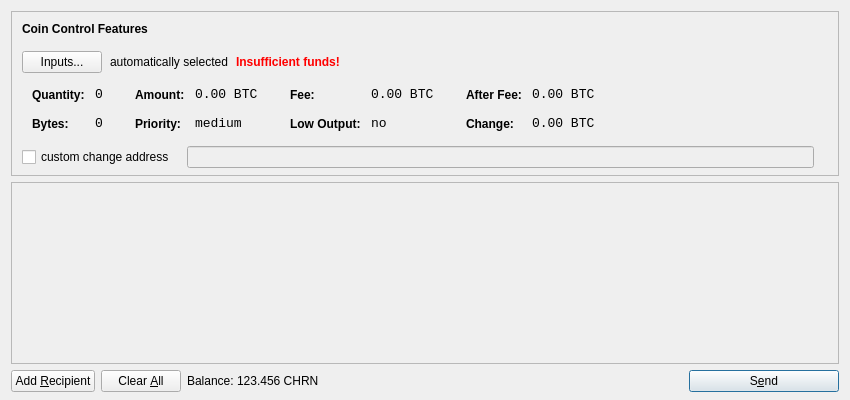
<?xml version="1.0" encoding="UTF-8"?>
<ui version="4.0">
 <class>SendCoinsDialog</class>
 <widget class="QDialog" name="SendCoinsDialog">
  <property name="geometry">
   <rect>
    <x>0</x>
    <y>0</y>
    <width>850</width>
    <height>400</height>
   </rect>
  </property>
  <property name="windowTitle">
   <string>Send Coins</string>
  </property>
  <layout class="QVBoxLayout" name="verticalLayout" stretch="0,1,0">
   <property name="bottomMargin">
    <number>8</number>
   </property>
   <item>
    <widget class="QFrame" name="frameCoinControl">
     <property name="sizePolicy">
      <sizepolicy hsizetype="Expanding" vsizetype="Expanding">
       <horstretch>0</horstretch>
       <verstretch>0</verstretch>
      </sizepolicy>
     </property>
     <property name="maximumSize">
      <size>
       <width>16777215</width>
       <height>16777215</height>
      </size>
     </property>
     <property name="frameShape">
      <enum>QFrame::StyledPanel</enum>
     </property>
     <property name="frameShadow">
      <enum>QFrame::Sunken</enum>
     </property>
     <layout class="QVBoxLayout" name="verticalLayoutCoinControl2">
      <property name="spacing">
       <number>-1</number>
      </property>
      <property name="leftMargin">
       <number>0</number>
      </property>
      <property name="topMargin">
       <number>0</number>
      </property>
      <property name="rightMargin">
       <number>0</number>
      </property>
      <property name="bottomMargin">
       <number>6</number>
      </property>
      <item>
       <layout class="QVBoxLayout" name="verticalLayoutCoinControl" stretch="0,0,0,0,1">
        <property name="spacing">
         <number>0</number>
        </property>
        <property name="leftMargin">
         <number>10</number>
        </property>
        <property name="topMargin">
         <number>10</number>
        </property>
        <item>
         <layout class="QHBoxLayout" name="horizontalLayoutCoinControl1">
          <property name="bottomMargin">
           <number>15</number>
          </property>
          <item>
           <widget class="QLabel" name="labelCoinControlFeatures">
            <property name="sizePolicy">
             <sizepolicy hsizetype="Preferred" vsizetype="Maximum">
              <horstretch>0</horstretch>
              <verstretch>0</verstretch>
             </sizepolicy>
            </property>
            <property name="font">
             <font>
              <weight>75</weight>
              <bold>true</bold>
             </font>
            </property>
            <property name="styleSheet">
             <string notr="true">font-weight:bold;</string>
            </property>
            <property name="text">
             <string>Coin Control Features</string>
            </property>
           </widget>
          </item>
         </layout>
        </item>
        <item>
         <layout class="QHBoxLayout" name="horizontalLayoutCoinControl2" stretch="0,0,0,0">
          <property name="spacing">
           <number>8</number>
          </property>
          <property name="bottomMargin">
           <number>10</number>
          </property>
          <item>
           <widget class="QPushButton" name="pushButtonCoinControl">
            <property name="styleSheet">
             <string notr="true"/>
            </property>
            <property name="text">
             <string>Inputs...</string>
            </property>
           </widget>
          </item>
          <item>
           <widget class="QLabel" name="labelCoinControlAutomaticallySelected">
            <property name="text">
             <string>automatically selected</string>
            </property>
            <property name="margin">
             <number>5</number>
            </property>
           </widget>
          </item>
          <item>
           <widget class="QLabel" name="labelCoinControlInsuffFunds">
            <property name="font">
             <font>
              <weight>75</weight>
              <bold>true</bold>
             </font>
            </property>
            <property name="styleSheet">
             <string notr="true">color:red;font-weight:bold;</string>
            </property>
            <property name="text">
             <string>Insufficient funds!</string>
            </property>
            <property name="margin">
             <number>5</number>
            </property>
           </widget>
          </item>
          <item>
           <spacer name="horizontalSpacerCoinControl">
            <property name="orientation">
             <enum>Qt::Horizontal</enum>
            </property>
            <property name="sizeHint" stdset="0">
             <size>
              <width>40</width>
              <height>1</height>
             </size>
            </property>
           </spacer>
          </item>
         </layout>
        </item>
        <item>
         <widget class="QWidget" name="widgetCoinControl" native="true">
          <property name="sizePolicy">
           <sizepolicy hsizetype="Preferred" vsizetype="Preferred">
            <horstretch>0</horstretch>
            <verstretch>0</verstretch>
           </sizepolicy>
          </property>
          <property name="minimumSize">
           <size>
            <width>0</width>
            <height>0</height>
           </size>
          </property>
          <property name="styleSheet">
           <string notr="true"/>
          </property>
          <layout class="QHBoxLayout" name="horizontalLayoutCoinControl5">
           <property name="margin">
            <number>0</number>
           </property>
           <item>
            <layout class="QHBoxLayout" name="horizontalLayoutCoinControl3" stretch="0,0,0,1">
             <property name="spacing">
              <number>20</number>
             </property>
             <property name="topMargin">
              <number>0</number>
             </property>
             <property name="bottomMargin">
              <number>10</number>
             </property>
             <item>
              <layout class="QFormLayout" name="formLayoutCoinControl1">
               <property name="horizontalSpacing">
                <number>10</number>
               </property>
               <property name="verticalSpacing">
                <number>14</number>
               </property>
               <property name="leftMargin">
                <number>10</number>
               </property>
               <property name="topMargin">
                <number>4</number>
               </property>
               <property name="rightMargin">
                <number>6</number>
               </property>
               <item row="0" column="0">
                <widget class="QLabel" name="labelCoinControlQuantityText">
                 <property name="styleSheet">
                  <string notr="true">font-weight:bold;</string>
                 </property>
                 <property name="text">
                  <string>Quantity:</string>
                 </property>
                 <property name="margin">
                  <number>0</number>
                 </property>
                </widget>
               </item>
               <item row="0" column="1">
                <widget class="QLabel" name="labelCoinControlQuantity">
                 <property name="font">
                  <font>
                   <family>Monospace</family>
                   <pointsize>10</pointsize>
                  </font>
                 </property>
                 <property name="cursor">
                  <cursorShape>IBeamCursor</cursorShape>
                 </property>
                 <property name="contextMenuPolicy">
                  <enum>Qt::ActionsContextMenu</enum>
                 </property>
                 <property name="text">
                  <string notr="true">0</string>
                 </property>
                 <property name="margin">
                  <number>0</number>
                 </property>
                 <property name="textInteractionFlags">
                  <set>Qt::LinksAccessibleByMouse|Qt::TextSelectableByKeyboard|Qt::TextSelectableByMouse</set>
                 </property>
                </widget>
               </item>
               <item row="1" column="0">
                <widget class="QLabel" name="labelCoinControlBytesText">
                 <property name="styleSheet">
                  <string notr="true">font-weight:bold;</string>
                 </property>
                 <property name="text">
                  <string>Bytes:</string>
                 </property>
                </widget>
               </item>
               <item row="1" column="1">
                <widget class="QLabel" name="labelCoinControlBytes">
                 <property name="font">
                  <font>
                   <family>Monospace</family>
                   <pointsize>10</pointsize>
                  </font>
                 </property>
                 <property name="cursor">
                  <cursorShape>IBeamCursor</cursorShape>
                 </property>
                 <property name="contextMenuPolicy">
                  <enum>Qt::ActionsContextMenu</enum>
                 </property>
                 <property name="text">
                  <string notr="true">0</string>
                 </property>
                 <property name="textInteractionFlags">
                  <set>Qt::LinksAccessibleByMouse|Qt::TextSelectableByKeyboard|Qt::TextSelectableByMouse</set>
                 </property>
                </widget>
               </item>
              </layout>
             </item>
             <item>
              <layout class="QFormLayout" name="formLayoutCoinControl2">
               <property name="horizontalSpacing">
                <number>10</number>
               </property>
               <property name="verticalSpacing">
                <number>14</number>
               </property>
               <property name="leftMargin">
                <number>6</number>
               </property>
               <property name="topMargin">
                <number>4</number>
               </property>
               <property name="rightMargin">
                <number>6</number>
               </property>
               <item row="0" column="0">
                <widget class="QLabel" name="labelCoinControlAmountText">
                 <property name="styleSheet">
                  <string notr="true">font-weight:bold;</string>
                 </property>
                 <property name="text">
                  <string>Amount:</string>
                 </property>
                 <property name="margin">
                  <number>0</number>
                 </property>
                </widget>
               </item>
               <item row="0" column="1">
                <widget class="QLabel" name="labelCoinControlAmount">
                 <property name="font">
                  <font>
                   <family>Monospace</family>
                   <pointsize>10</pointsize>
                  </font>
                 </property>
                 <property name="cursor">
                  <cursorShape>IBeamCursor</cursorShape>
                 </property>
                 <property name="contextMenuPolicy">
                  <enum>Qt::ActionsContextMenu</enum>
                 </property>
                 <property name="text">
                  <string notr="true">0.00 BTC</string>
                 </property>
                 <property name="textInteractionFlags">
                  <set>Qt::LinksAccessibleByMouse|Qt::TextSelectableByKeyboard|Qt::TextSelectableByMouse</set>
                 </property>
                </widget>
               </item>
               <item row="1" column="0">
                <widget class="QLabel" name="labelCoinControlPriorityText">
                 <property name="styleSheet">
                  <string notr="true">font-weight:bold;</string>
                 </property>
                 <property name="text">
                  <string>Priority:</string>
                 </property>
                </widget>
               </item>
               <item row="1" column="1">
                <widget class="QLabel" name="labelCoinControlPriority">
                 <property name="font">
                  <font>
                   <family>Monospace</family>
                   <pointsize>10</pointsize>
                  </font>
                 </property>
                 <property name="cursor">
                  <cursorShape>IBeamCursor</cursorShape>
                 </property>
                 <property name="contextMenuPolicy">
                  <enum>Qt::ActionsContextMenu</enum>
                 </property>
                 <property name="text">
                  <string>medium</string>
                 </property>
                 <property name="textInteractionFlags">
                  <set>Qt::LinksAccessibleByMouse|Qt::TextSelectableByKeyboard|Qt::TextSelectableByMouse</set>
                 </property>
                </widget>
               </item>
              </layout>
             </item>
             <item>
              <layout class="QFormLayout" name="formLayoutCoinControl3">
               <property name="horizontalSpacing">
                <number>10</number>
               </property>
               <property name="verticalSpacing">
                <number>14</number>
               </property>
               <property name="leftMargin">
                <number>6</number>
               </property>
               <property name="topMargin">
                <number>4</number>
               </property>
               <property name="rightMargin">
                <number>6</number>
               </property>
               <item row="0" column="0">
                <widget class="QLabel" name="labelCoinControlFeeText">
                 <property name="styleSheet">
                  <string notr="true">font-weight:bold;</string>
                 </property>
                 <property name="text">
                  <string>Fee:</string>
                 </property>
                 <property name="margin">
                  <number>0</number>
                 </property>
                </widget>
               </item>
               <item row="0" column="1">
                <widget class="QLabel" name="labelCoinControlFee">
                 <property name="font">
                  <font>
                   <family>Monospace</family>
                   <pointsize>10</pointsize>
                  </font>
                 </property>
                 <property name="cursor">
                  <cursorShape>IBeamCursor</cursorShape>
                 </property>
                 <property name="contextMenuPolicy">
                  <enum>Qt::ActionsContextMenu</enum>
                 </property>
                 <property name="text">
                  <string notr="true">0.00 BTC</string>
                 </property>
                 <property name="textInteractionFlags">
                  <set>Qt::LinksAccessibleByMouse|Qt::TextSelectableByKeyboard|Qt::TextSelectableByMouse</set>
                 </property>
                </widget>
               </item>
               <item row="1" column="0">
                <widget class="QLabel" name="labelCoinControlLowOutputText">
                 <property name="styleSheet">
                  <string notr="true">font-weight:bold;</string>
                 </property>
                 <property name="text">
                  <string>Low Output:</string>
                 </property>
                </widget>
               </item>
               <item row="1" column="1">
                <widget class="QLabel" name="labelCoinControlLowOutput">
                 <property name="font">
                  <font>
                   <family>Monospace</family>
                   <pointsize>10</pointsize>
                  </font>
                 </property>
                 <property name="cursor">
                  <cursorShape>IBeamCursor</cursorShape>
                 </property>
                 <property name="contextMenuPolicy">
                  <enum>Qt::ActionsContextMenu</enum>
                 </property>
                 <property name="text">
                  <string>no</string>
                 </property>
                 <property name="textInteractionFlags">
                  <set>Qt::LinksAccessibleByMouse|Qt::TextSelectableByKeyboard|Qt::TextSelectableByMouse</set>
                 </property>
                </widget>
               </item>
              </layout>
             </item>
             <item>
              <layout class="QFormLayout" name="formLayoutCoinControl4">
               <property name="horizontalSpacing">
                <number>10</number>
               </property>
               <property name="verticalSpacing">
                <number>14</number>
               </property>
               <property name="leftMargin">
                <number>6</number>
               </property>
               <property name="topMargin">
                <number>4</number>
               </property>
               <property name="rightMargin">
                <number>6</number>
               </property>
               <item row="0" column="0">
                <widget class="QLabel" name="labelCoinControlAfterFeeText">
                 <property name="styleSheet">
                  <string notr="true">font-weight:bold;</string>
                 </property>
                 <property name="text">
                  <string>After Fee:</string>
                 </property>
                 <property name="margin">
                  <number>0</number>
                 </property>
                </widget>
               </item>
               <item row="0" column="1">
                <widget class="QLabel" name="labelCoinControlAfterFee">
                 <property name="font">
                  <font>
                   <family>Monospace</family>
                   <pointsize>10</pointsize>
                  </font>
                 </property>
                 <property name="cursor">
                  <cursorShape>IBeamCursor</cursorShape>
                 </property>
                 <property name="contextMenuPolicy">
                  <enum>Qt::ActionsContextMenu</enum>
                 </property>
                 <property name="text">
                  <string notr="true">0.00 BTC</string>
                 </property>
                 <property name="textInteractionFlags">
                  <set>Qt::LinksAccessibleByMouse|Qt::TextSelectableByKeyboard|Qt::TextSelectableByMouse</set>
                 </property>
                </widget>
               </item>
               <item row="1" column="0">
                <widget class="QLabel" name="labelCoinControlChangeText">
                 <property name="styleSheet">
                  <string notr="true">font-weight:bold;</string>
                 </property>
                 <property name="text">
                  <string>Change:</string>
                 </property>
                </widget>
               </item>
               <item row="1" column="1">
                <widget class="QLabel" name="labelCoinControlChange">
                 <property name="font">
                  <font>
                   <family>Monospace</family>
                   <pointsize>10</pointsize>
                  </font>
                 </property>
                 <property name="cursor">
                  <cursorShape>IBeamCursor</cursorShape>
                 </property>
                 <property name="contextMenuPolicy">
                  <enum>Qt::ActionsContextMenu</enum>
                 </property>
                 <property name="text">
                  <string notr="true">0.00 BTC</string>
                 </property>
                 <property name="textInteractionFlags">
                  <set>Qt::LinksAccessibleByMouse|Qt::TextSelectableByKeyboard|Qt::TextSelectableByMouse</set>
                 </property>
                </widget>
               </item>
              </layout>
             </item>
            </layout>
           </item>
          </layout>
         </widget>
        </item>
        <item>
         <layout class="QHBoxLayout" name="horizontalLayoutCoinControl4" stretch="0,0,0">
          <property name="spacing">
           <number>12</number>
          </property>
          <property name="sizeConstraint">
           <enum>QLayout::SetDefaultConstraint</enum>
          </property>
          <property name="topMargin">
           <number>5</number>
          </property>
          <property name="rightMargin">
           <number>5</number>
          </property>
          <item>
           <widget class="QCheckBox" name="checkBoxCoinControlChange">
            <property name="text">
             <string>custom change address</string>
            </property>
           </widget>
          </item>
          <item>
           <widget class="QLineEdit" name="lineEditCoinControlChange">
            <property name="enabled">
             <bool>false</bool>
            </property>
            <property name="sizePolicy">
             <sizepolicy hsizetype="Expanding" vsizetype="Fixed">
              <horstretch>0</horstretch>
              <verstretch>0</verstretch>
             </sizepolicy>
            </property>
           </widget>
          </item>
          <item>
           <widget class="QLabel" name="labelCoinControlChangeLabel">
            <property name="sizePolicy">
             <sizepolicy hsizetype="Preferred" vsizetype="Expanding">
              <horstretch>0</horstretch>
              <verstretch>0</verstretch>
             </sizepolicy>
            </property>
            <property name="minimumSize">
             <size>
              <width>0</width>
              <height>0</height>
             </size>
            </property>
            <property name="text">
             <string/>
            </property>
            <property name="margin">
             <number>3</number>
            </property>
           </widget>
          </item>
         </layout>
        </item>
        <item>
         <spacer name="verticalSpacerCoinControl">
          <property name="orientation">
           <enum>Qt::Vertical</enum>
          </property>
          <property name="sizeHint" stdset="0">
           <size>
            <width>800</width>
            <height>1</height>
           </size>
          </property>
         </spacer>
        </item>
       </layout>
      </item>
     </layout>
    </widget>
   </item>
   <item>
    <widget class="QScrollArea" name="scrollArea">
     <property name="widgetResizable">
      <bool>true</bool>
     </property>
     <widget class="QWidget" name="scrollAreaWidgetContents">
      <property name="geometry">
       <rect>
        <x>0</x>
        <y>0</y>
        <width>830</width>
        <height>165</height>
       </rect>
      </property>
      <layout class="QVBoxLayout" name="verticalLayout_2">
       <property name="margin">
        <number>0</number>
       </property>
       <item>
        <layout class="QVBoxLayout" name="entries">
         <property name="spacing">
          <number>6</number>
         </property>
        </layout>
       </item>
       <item>
        <spacer name="verticalSpacer">
         <property name="orientation">
          <enum>Qt::Vertical</enum>
         </property>
         <property name="sizeHint" stdset="0">
          <size>
           <width>20</width>
           <height>40</height>
          </size>
         </property>
        </spacer>
       </item>
      </layout>
     </widget>
    </widget>
   </item>
   <item>
    <layout class="QHBoxLayout" name="horizontalLayout">
     <item>
      <widget class="QPushButton" name="addButton">
       <property name="toolTip">
        <string>Send to multiple recipients at once</string>
       </property>
       <property name="text">
        <string>Add &amp;Recipient</string>
       </property>
       <property name="icon">
        <iconset resource="../bitcoin.qrc">
         <normaloff>:/icons/add</normaloff>:/icons/add</iconset>
       </property>
       <property name="autoDefault">
        <bool>false</bool>
       </property>
      </widget>
     </item>
     <item>
      <widget class="QPushButton" name="clearButton">
       <property name="sizePolicy">
        <sizepolicy hsizetype="Minimum" vsizetype="Fixed">
         <horstretch>0</horstretch>
         <verstretch>0</verstretch>
        </sizepolicy>
       </property>
       <property name="toolTip">
        <string>Remove all transaction fields</string>
       </property>
       <property name="text">
        <string>Clear &amp;All</string>
       </property>
       <property name="icon">
        <iconset resource="../bitcoin.qrc">
         <normaloff>:/icons/remove</normaloff>:/icons/remove</iconset>
       </property>
       <property name="autoRepeatDelay">
        <number>300</number>
       </property>
       <property name="autoDefault">
        <bool>false</bool>
       </property>
      </widget>
     </item>
     <item>
      <layout class="QHBoxLayout" name="horizontalLayout_2">
       <property name="spacing">
        <number>3</number>
       </property>
       <item>
        <widget class="QLabel" name="label">
         <property name="text">
          <string>Balance:</string>
         </property>
        </widget>
       </item>
       <item>
        <widget class="QLabel" name="labelBalance">
         <property name="cursor">
          <cursorShape>IBeamCursor</cursorShape>
         </property>
         <property name="text">
          <string>123.456 CHRN</string>
         </property>
         <property name="textInteractionFlags">
          <set>Qt::LinksAccessibleByMouse|Qt::TextSelectableByKeyboard|Qt::TextSelectableByMouse</set>
         </property>
        </widget>
       </item>
      </layout>
     </item>
     <item>
      <spacer name="horizontalSpacer">
       <property name="orientation">
        <enum>Qt::Horizontal</enum>
       </property>
       <property name="sizeHint" stdset="0">
        <size>
         <width>40</width>
         <height>20</height>
        </size>
       </property>
      </spacer>
     </item>
     <item>
      <widget class="QPushButton" name="sendButton">
       <property name="minimumSize">
        <size>
         <width>150</width>
         <height>0</height>
        </size>
       </property>
       <property name="toolTip">
        <string>Confirm the send action</string>
       </property>
       <property name="text">
        <string>S&amp;end</string>
       </property>
       <property name="icon">
        <iconset resource="../bitcoin.qrc">
         <normaloff>:/icons/send</normaloff>:/icons/send</iconset>
       </property>
       <property name="default">
        <bool>true</bool>
       </property>
      </widget>
     </item>
    </layout>
   </item>
  </layout>
 </widget>
 <resources>
  <include location="../bitcoin.qrc"/>
 </resources>
 <connections/>
</ui>
